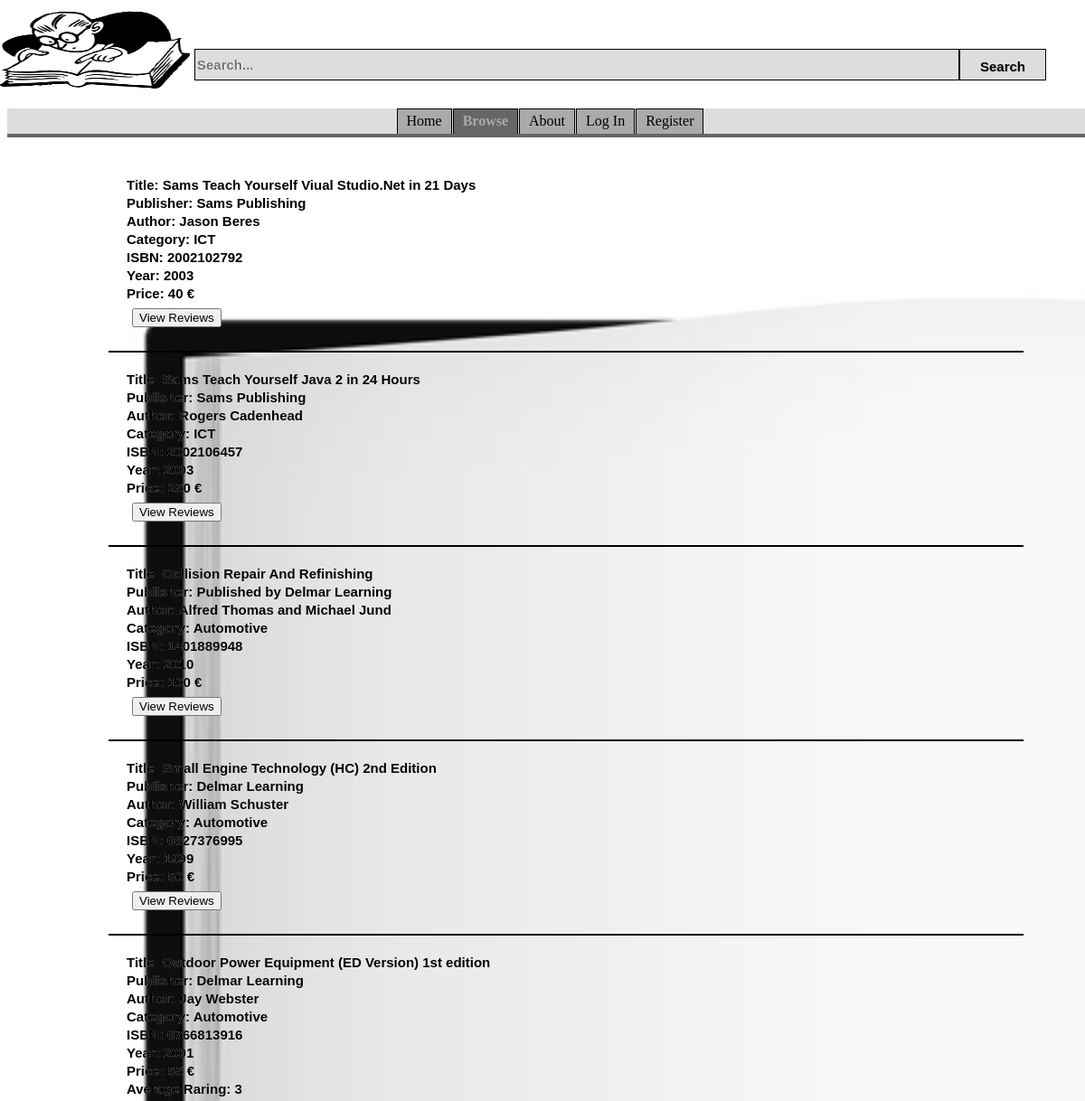
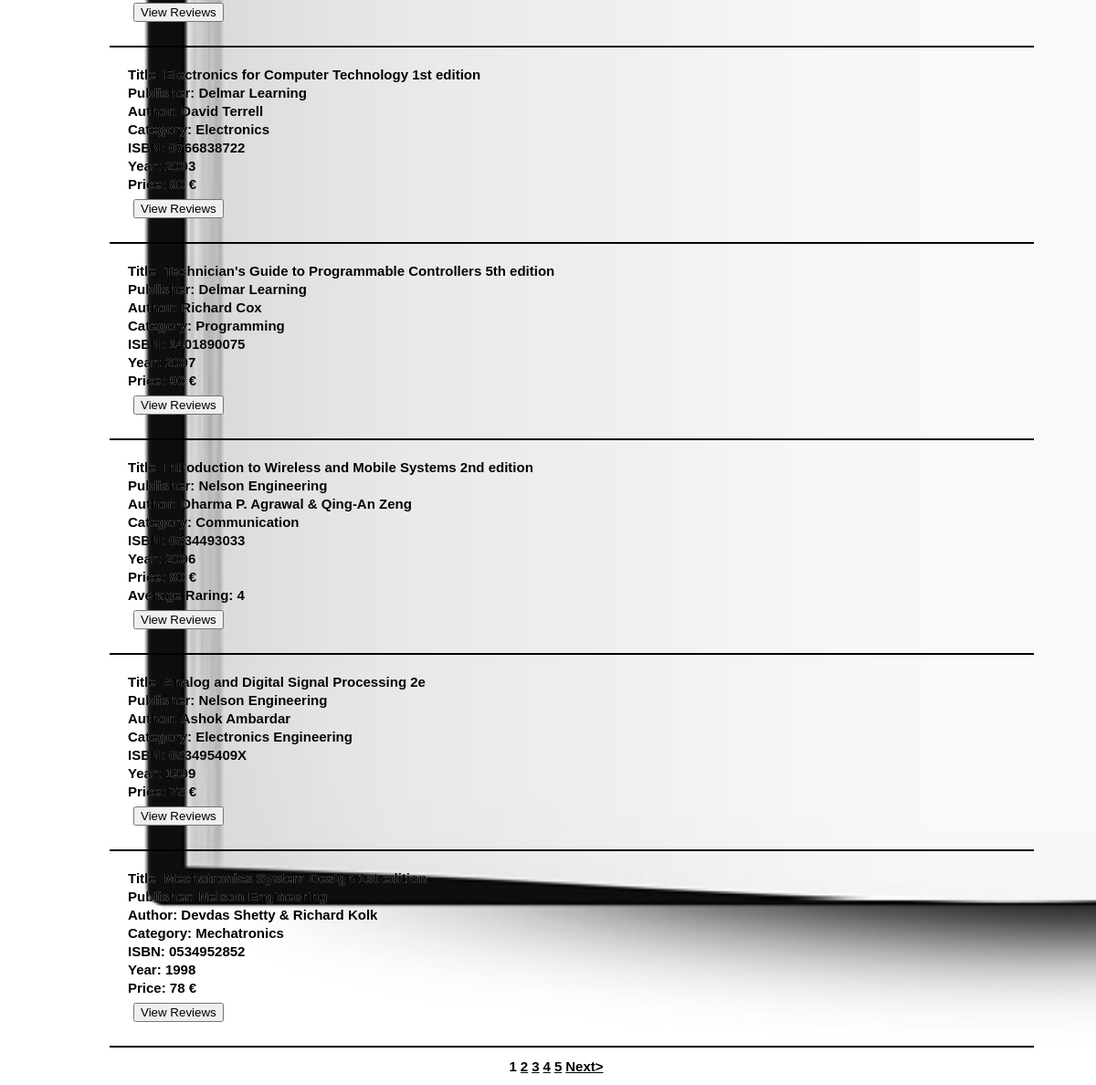
Screenshot of /browse.php with the database file from the repository (2 pictures, top to bottom).
### tables this page shows
CREATE TABLE IF NOT EXISTS `book` (
  `bookid` int(11) NOT NULL AUTO_INCREMENT,
  `ISBN` varchar(11) DEFAULT NULL,
  `Title` varchar(94) DEFAULT NULL,
  `Author` varchar(48) DEFAULT NULL,
  `Category` varchar(23) DEFAULT NULL,
  `Publisher` varchar(34) DEFAULT NULL,
  `Year` int(4) DEFAULT NULL,
  `Price` int(3) DEFAULT NULL,
  `Abstract` varchar(1792) DEFAULT NULL,
  `Description` varchar(36) DEFAULT NULL,
  `avgRating` float NOT NULL DEFAULT '0',
  `approved` int(1) NOT NULL DEFAULT '0',
  PRIMARY KEY (`bookid`)
);

### search_algorithm.php (the view, shortened to what this page needs)
<?php
	function search($search,$start,$file){
		$dbh = new PDO('mysql:host='.$GLOBALS ['host'].';dbname='.$GLOBALS ['db'], $GLOBALS ['username'],$GLOBALS['password']);
		$stmt = $dbh->prepare("SELECT * FROM `book` WHERE `Title` REGEXP :title AND `approved`=1");
		if($search==null){
			$stmt = $dbh->prepare("SELECT * FROM `book` WHERE approved=1 ");
		}
		$stmt->bindParam(':title', $search);
		$stmt->execute();
		$i=0;
		$max=$stmt->rowCount();
		$finalResult=$start+10;
		$pages=ceil($max/10);
		while($i<$finalResult){
			$row=$stmt->fetch();
			if($start<=$i && $finalResult>$i && $i<$max ){
				echo '<div id="text" class="box">';
				echo '<b>Title: </b>'.$row['Title'].'<br>';
				echo '<b>Publisher: </b>'.$row['Publisher'].'<br>';
				echo '<b>Author: </b>'.$row['Author'].'<br>';
				echo '<b>Category: </b>'.$row['Category'].'<br>';
				echo '<b>ISBN: </b>'.$row['ISBN'].'<br>';
				echo '<b>Year: </b>'.$row['Year'].'<br>';
				echo '<b>Price: </b>'.$row['Price'].' &#8364<br>';
				if($row['avgRating']>0){
					echo '<b>Average Raring: </b>'.$row['avgRating'].'<br>';
				}
				echo '<table cellpadding="5" cellspacing="1"><tr><td>';
				echo '<form name="review" method="post" action="view_Reviews.php">
					<input name="bookid" type="hidden" id="bookid" value="'.$row['bookid'].'">
					<input type="submit" name="submit" value="View Reviews">
					</form>';
				echo '</td>';
				echo '</table></tr>';
				echo '</div>';
			}
			$i++;
		}
		echo '<div id="text" class="searchNav">';
		$i=1;
		while($i<=$pages){
			if(!((($start/10)+1) == $i)){
				echo '<a href="'.$file.'?search='.$search.'&start='.(($i-1)*10).'">'. $i .'</a>';
			}
			else{
				echo '<a>'.$i.'</a>';
			}
			$i++;
		}
		if(!(($start+10)>$max)){
			echo '<a href="'.$file.'?search='.$search.'&start='.($start+10).'">Next&gt</a>';
		}
		echo '</div>';
	}
?>

### head.php (shortened to what this page needs)
<!DOCTYPE html PUBLIC "-//W3C//DTD XHTML 1.0 Transitional//EN" "http://www.w3.org/TR/xhtml1/DTD/xhtml1-transitional.dtd">
<html xmlns="http://www.w3.org/1999/xhtml">
	<head>
	</head>

### browse.php (shortened to what this page needs)
<?php
	require('head.php');
?>
	<body>
		<?php
			require('banner.php');
			require('mainBar.php');
			setTabs(basename(__FILE__));
		?>
		<div id="text">
			<p id="text">
				<?php
					require('search_algorithm.php');
					search("",$_GET['start'],basename(__FILE__));
				?>
			</p>
		</div>
	</body>
</html>

### banner.php (shortened to what this page needs)
<div id="banner">
	<img id="banner" src="book.jpg">
	<form id="banner" method="get" action="search.php">
			<input id="banner" class="bar" type="text" name="search"   maxlength="120" placeholder="Search...">
			<input id="banner" class="button" type="submit" value="Search">
	</form>
</div>

### mainBar.php (shortened to what this page needs)
<?php
	function setTabs($file){
		echo'<div id="mainBar"><ul>';
		if($file =='index.php'){
			echo '<li><a href="." class="active">Home</a></li>';
		}
		else{
			echo '<li><a href=".">Home</a></li>';
		}
		if($file =='browse.php'){
			echo '<li><a href="browse.php?start=0" class="active">Browse</a></li>';
		}
		else{
			echo '<li><a href="browse.php?start=0">Browse</a></li>';
		}
		if($file =='about.php'){
			echo '<li><a href="about.php" class="active">About</a></li>';
		}
		else{
			echo '<li><a href="about.php">About</a></li>';
		}
		if (!isset($_SESSION['username']) && !isset($_SESSION['type'])){
			if($file =='login.php'){
				echo '<li><a href="about.php" class="active">Log In</a></li>';
			}
			else{
				echo '<li><a href="login.php">Log In</a></li>';
			}
			if($file =='register.php'){
				echo '<li><a href="register.php" class="active">Register</a></li>';
			}
			else{
				echo '<li><a href="register.php">Register</a></li>';
			}
		}
		echo'</ul></div>';
	}
?>

### rows the page displays
book: Title "Sams Teach Yourself Viual Studio.Net in 21 Days", Publisher "Sams Publishing", Author "Jason Beres", Category "ICT", ISBN "2002102792", Year "2003", Price "40"
book: Title "Sams Teach Yourself Java 2 in 24 Hours", Publisher "Sams Publishing", Author "Rogers Cadenhead", Category "ICT", ISBN "2002106457", Year "2003", Price "250"
book: Title "Collision Repair And Refinishing", Publisher "Published by Delmar Learning", Author "Alfred Thomas and Michael Jund", Category "Automotive", ISBN "1401889948", Year "2010", Price "100"
book: Title "Small Engine Technology (HC) 2nd Edition", Publisher "Delmar Learning", Author "William Schuster", Category "Automotive", ISBN "0827376995", Year "1999", Price "50"
book: Title "Outdoor Power Equipment (ED Version) 1st edition", Publisher "Delmar Learning", Author "Jay Webster", Category "Automotive", ISBN "0766813916", Year "2001", Price "55", avgRating "3"
book: Title "Electronics for Computer Technology 1st edition", Publisher "Delmar Learning", Author "David Terrell", Category "Electronics", ISBN "0766838722", Year "2003", Price "80"
book: Title "Technician's Guide to Programmable Controllers 5th edition", Publisher "Delmar Learning", Author "Richard Cox", Category "Programming", ISBN "1401890075", Year "2007", Price "90"
book: Title "Introduction to Wireless and Mobile Systems 2nd edition", Publisher "Nelson Engineering", Author "Dharma P. Agrawal & Qing-An Zeng", Category "Communication", ISBN "0534493033", Year "2006", Price "80", avgRating "4"
book: Title "Analog and Digital Signal Processing 2e", Publisher "Nelson Engineering", Author "Ashok Ambardar", Category "Electronics Engineering", ISBN "053495409X", Year "1999", Price "75"
book: Title "Mechatronics System Design 1st edition", Publisher "Nelson Engineering", Author "Devdas Shetty & Richard Kolk", Category "Mechatronics", ISBN "0534952852", Year "1998", Price "78"
